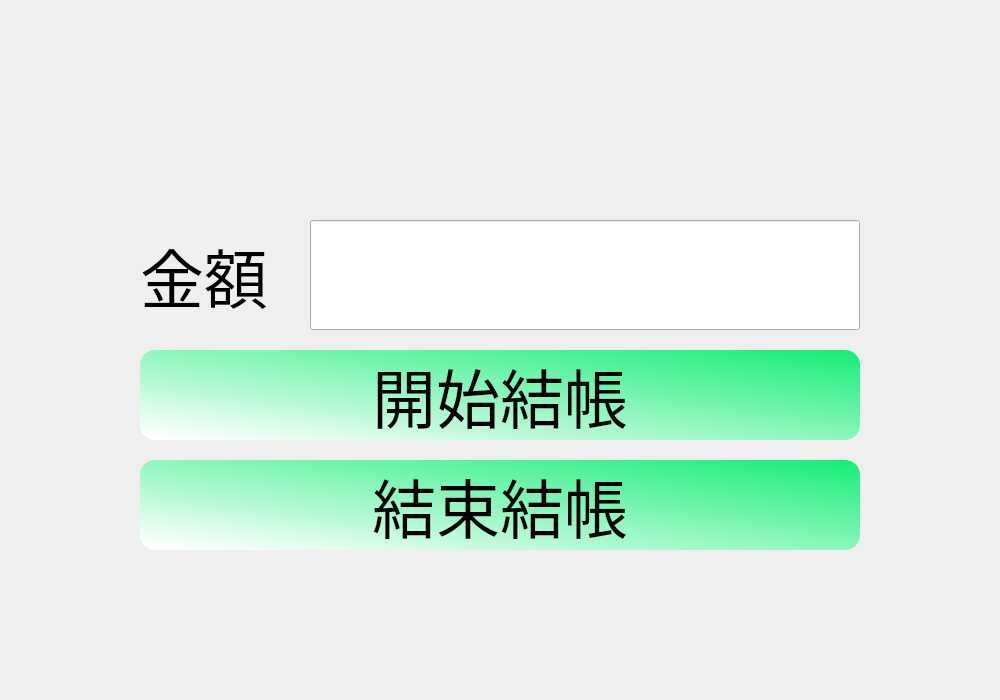
<?xml version="1.0" encoding="UTF-8"?>
<ui version="4.0">
 <class>Form</class>
 <widget class="QWidget" name="Form">
  <property name="geometry">
   <rect>
    <x>0</x>
    <y>0</y>
    <width>1000</width>
    <height>700</height>
   </rect>
  </property>
  <property name="windowTitle">
   <string>Form</string>
  </property>
  <widget class="QPushButton" name="Start_Button">
   <property name="geometry">
    <rect>
     <x>140</x>
     <y>350</y>
     <width>720</width>
     <height>90</height>
    </rect>
   </property>
   <property name="font">
    <font>
     <family>標楷體</family>
     <pointsize>48</pointsize>
    </font>
   </property>
   <property name="styleSheet">
    <string notr="true">QPushButton#Start_Button{

	background-color: qlineargradient(spread:pad, x1:0.977, y1:0.00568182, x2:0, y2:0.955, stop:0 rgba(24, 237, 121, 255), stop:1 rgba(255, 255, 255, 255));
	color:rgba(0,0,0,255);
	border-radius:15px;
}
QPushButton#Start_Button:hover{
	background-color: qlineargradient(spread:pad, x1:0.977, y1:0.00568182, x2:0, y2:0.955, stop:0 rgba(24, 150, 180, 255), stop:1 rgba(255, 255, 255, 255));
}
QPushButton#Start_Button:pressed{
	padding-left:5px;
	padding-top:5px;
	background-color:rgba(50,123,111,255);
}</string>
   </property>
   <property name="text">
    <string>開始結帳</string>
   </property>
  </widget>
  <widget class="QPushButton" name="Finish_Button">
   <property name="geometry">
    <rect>
     <x>140</x>
     <y>460</y>
     <width>720</width>
     <height>90</height>
    </rect>
   </property>
   <property name="font">
    <font>
     <family>標楷體</family>
     <pointsize>48</pointsize>
    </font>
   </property>
   <property name="styleSheet">
    <string notr="true">QPushButton#Finish_Button{

	background-color: qlineargradient(spread:pad, x1:0.977, y1:0.00568182, x2:0, y2:0.955, stop:0 rgba(24, 237, 121, 255), stop:1 rgba(255, 255, 255, 255));
	color:rgba(0,0,0,255);
	border-radius:15px;
}
QPushButton#Finish_Button:hover{
	background-color: qlineargradient(spread:pad, x1:0.977, y1:0.00568182, x2:0, y2:0.955, stop:0 rgba(24, 150, 180, 255), stop:1 rgba(255, 255, 255, 255));
}
QPushButton#Finish_Button:pressed{
	padding-left:5px;
	padding-top:5px;
	background-color:rgba(50,123,111,255);
}</string>
   </property>
   <property name="text">
    <string>結束結帳</string>
   </property>
  </widget>
  <widget class="QLabel" name="background">
   <property name="geometry">
    <rect>
     <x>0</x>
     <y>0</y>
     <width>1000</width>
     <height>700</height>
    </rect>
   </property>
   <property name="styleSheet">
    <string notr="true">border-image: url(:/image/background.jpg);
border-radius:50px;</string>
   </property>
   <property name="text">
    <string/>
   </property>
  </widget>
  <widget class="QLabel" name="price">
   <property name="geometry">
    <rect>
     <x>140</x>
     <y>200</y>
     <width>160</width>
     <height>150</height>
    </rect>
   </property>
   <property name="font">
    <font>
     <family>標楷體</family>
     <pointsize>48</pointsize>
    </font>
   </property>
   <property name="text">
    <string>金額</string>
   </property>
  </widget>
  <widget class="QLineEdit" name="money">
   <property name="geometry">
    <rect>
     <x>310</x>
     <y>220</y>
     <width>550</width>
     <height>110</height>
    </rect>
   </property>
  </widget>
  <widget class="QLabel" name="DIGI_background">
   <property name="geometry">
    <rect>
     <x>110</x>
     <y>20</y>
     <width>781</width>
     <height>111</height>
    </rect>
   </property>
   <property name="styleSheet">
    <string notr="true">border-image: url(:/image/digi_logo.png);</string>
   </property>
   <property name="text">
    <string/>
   </property>
  </widget>
  <zorder>background</zorder>
  <zorder>Start_Button</zorder>
  <zorder>Finish_Button</zorder>
  <zorder>price</zorder>
  <zorder>money</zorder>
  <zorder>DIGI_background</zorder>
 </widget>
 <resources>
  <include location="image.qrc"/>
 </resources>
 <connections/>
</ui>
